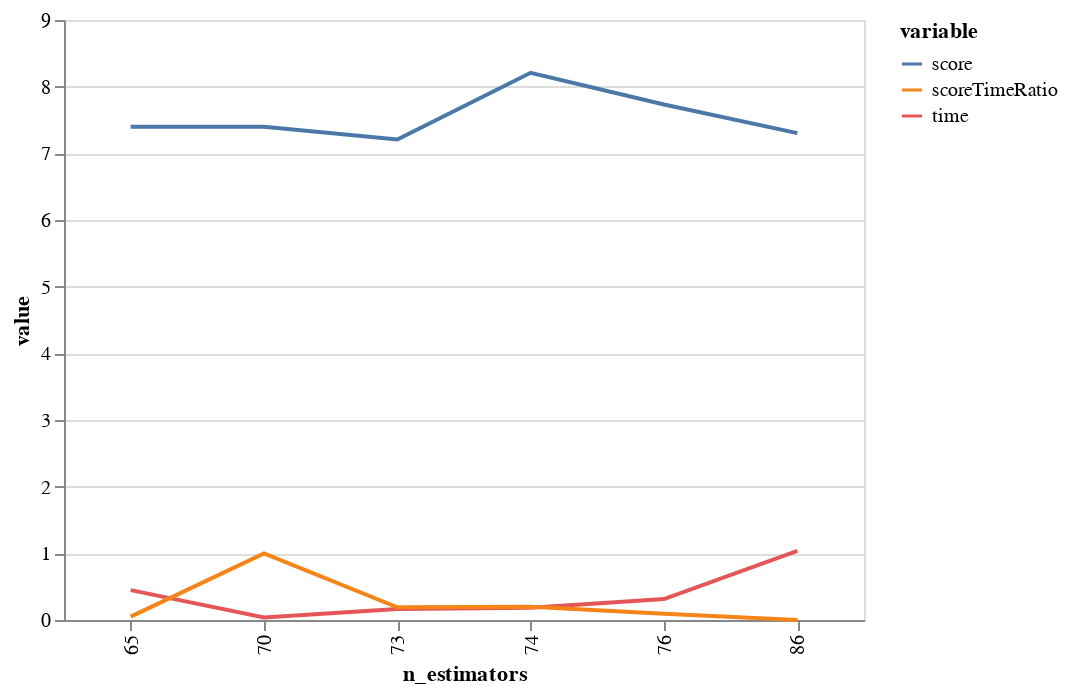

Notebook source saved alongside this figure:
### Code cell
n_estimators = bgs.compareValsBaseCase(X, 
                    y, 
                    getForestAccuracy,        
                    rfArgs, 
                    roc_auc_score, 
                    "n_estimators", 
                    0, 
                    65, 
                    86)

bgs.showTimeScoreChartAndGraph(n_estimators)

### Figure 1 — Vega-Lite specification as saved in the notebook (floating-point values rounded to 4 significant figures)
{"$schema": "https://vega.github.io/schema/vega-lite/v2.6.0.json", "config": {"view": {"height": 300, "width": 400}}, "data": {"name": "data-a9319ecc4e332fa4d236f71473f1ef75"}, "datasets": {"data-a9319ecc4e332fa4d236f71473f1ef75": [{"n_estimators": 65, "value": 7.398, "variable": "score"}, {"n_estimators": 86, "value": 7.303, "variable": "score"}, {"n_estimators": 76, "value": 7.732, "variable": "score"}, {"n_estimators": 70, "value": 7.398, "variable": "score"}, {"n_estimators": 73, "value": 7.208, "variable": "score"}, {"n_estimators": 74, "value": 8.208, "variable": "score"}, {"n_estimators": 65, "value": 0.4478, "variable": "time"}, {"n_estimators": 86, "value": 1.038, "variable": "time"}, {"n_estimators": 76, "value": 0.3136, "variable": "time"}, {"n_estimators": 70, "value": 0.03763, "variable": "time"}, {"n_estimators": 73, "value": 0.1664, "variable": "time"}, {"n_estimators": 74, "value": 0.185, "variable": "time"}, {"n_estimators": 65, "value": 0.05003, "variable": "scoreTimeRatio"}, {"n_estimators": 86, "value": 0, "variable": "scoreTimeRatio"}, {"n_estimators": 76, "value": 0.09291, "variable": "scoreTimeRatio"}, {"n_estimators": 70, "value": 1, "variable": "scoreTimeRatio"}, {"n_estimators": 73, "value": 0.1913, "variable": "scoreTimeRatio"}, {"n_estimators": 74, "value": 0.1969, "variable": "scoreTimeRatio"}]}, "encoding": {"color": {"field": "variable", "type": "nominal"}, "x": {"field": "n_estimators", "type": "ordinal"}, "y": {"field": "value", "type": "quantitative"}}, "mark": "line", "width": 400}
